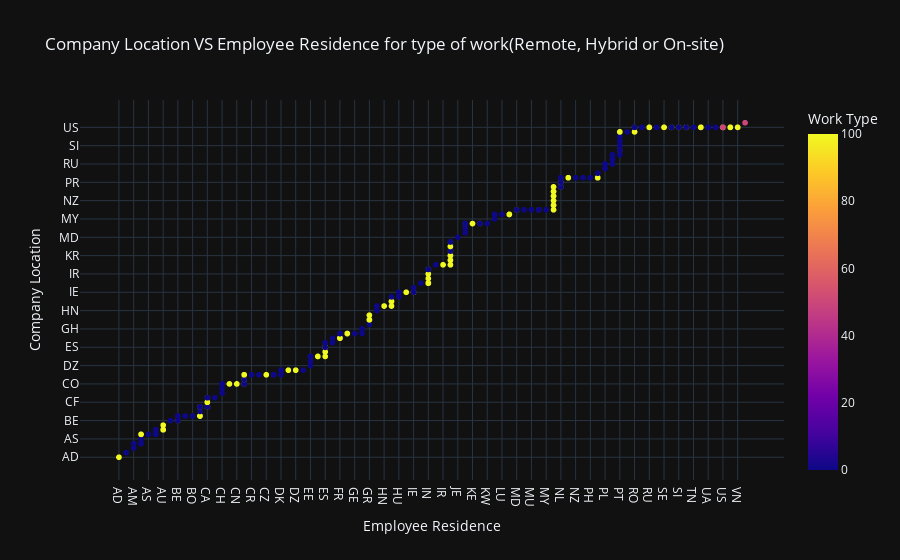

Notebook code cell kept with this figure:
### Code cell
px.scatter(df, x=df.employee_residence.sort_values(), y = df.company_location.sort_values(), color = 'remote_ratio',
           labels ={"x":'Employee Residence', "y":'Company Location', "remote_ratio":'Work Type'},
           color_discrete_sequence=px.colors.qualitative.Light24, template = 'plotly_dark',
           title = 'Company Location VS Employee Residence for type of work(Remote, Hybrid or On-site)')

### Figure 1 — Plotly figure (JSON) as saved in the notebook; plotly's stock layout.template omitted (floating-point values rounded to 4 significant figures; data arrays with more than 128 entries replaced by an {"elided": "..."} marker saying what was removed)
{"data": [{"hovertemplate": "Employee Residence=%{x}<br>Company Location=%{y}<br>Work Type=%{marker.color}<extra></extra>", "legendgroup": "", "marker": {"color": {"elided": "8270 int values"}, "coloraxis": "coloraxis", "symbol": "circle"}, "mode": "markers", "name": "", "showlegend": false, "type": "scattergl", "x": {"elided": "8270 str values"}, "xaxis": "x", "y": {"elided": "8270 str values"}, "yaxis": "y"}], "layout": {"coloraxis": {"colorbar": {"title": {"text": "Work Type"}}, "colorscale": [[0, "#0d0887"], [0.1111, "#46039f"], [0.2222, "#7201a8"], [0.3333, "#9c179e"], [0.4444, "#bd3786"], [0.5556, "#d8576b"], [0.6667, "#ed7953"], [0.7778, "#fb9f3a"], [0.8889, "#fdca26"], [1, "#f0f921"]]}, "legend": {"tracegroupgap": 0}, "title": {"text": "Company Location VS Employee Residence for type of work(Remote, Hybrid or On-site)"}, "xaxis": {"anchor": "y", "domain": [0, 1], "title": {"text": "Employee Residence"}}, "yaxis": {"anchor": "x", "domain": [0, 1], "title": {"text": "Company Location"}}}}
